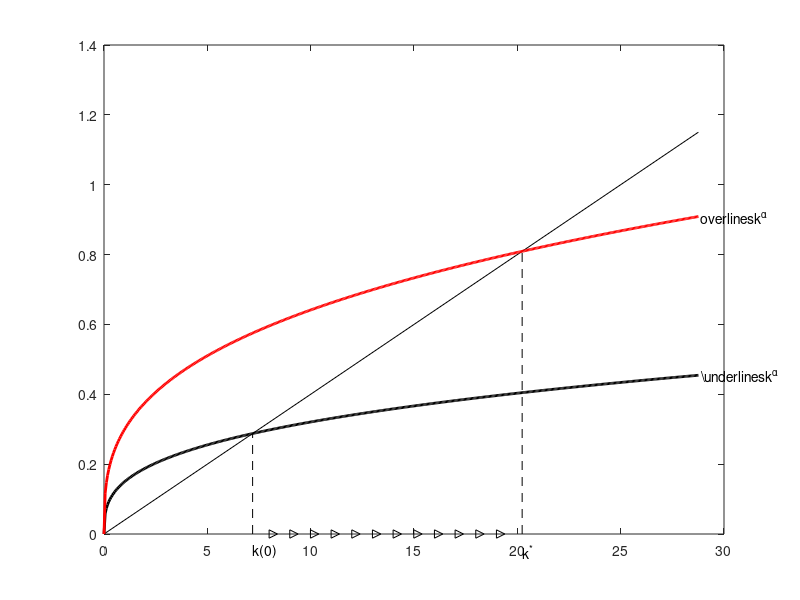

Reproduce this figure in MATLAB. (Note: this script raises an error after producing the figure.)
n = 0.02;
delta = 0.02; 
alpha = 0.33;

s0 = .15;
s1 = .30;

% Initial condition
k0 = (s0/(n+delta))^(1/(1-alpha));
y0 = k0^alpha;
c0 = (1-s0)*y0;

% Steady state
k1 = (s1/(n+delta))^(1/(1-alpha));
y1 = k1^alpha;
c1 = (1-s1)*y1;


kmax = 4*k0;

k = linspace(0,kmax,500);

plot([0 kmax],[0 (n+delta)*kmax],'-k')
hold on
plot(k,s0*k.^alpha,'-k','linewidth',2)
plot(k,s1*k.^alpha,'-r','linewidth',2)
plot([k0 k0],[0 s0*y0],'--k')
plot([k1 k1],[0 s1*y1],'--k')
i=1;
while 1
    plot(k0+i, 0, '>k')
    i = i+1
    if i+k0+1>=k1
        break
    end
end

text(k0, -.05  , 'k(0)', 'Color', 'k');
text(k1, -.05  , 'k^*', 'Color', 'k');
text(kmax+.1, s0*kmax^alpha, '\underline{s}k^{\alpha}')
text(kmax+.1, s1*kmax^alpha, '\overline{s}k^{\alpha}')

matlab2tikz('fig1.tikz', 'height', '\figureheight', 'width', '\figurewidth' )
